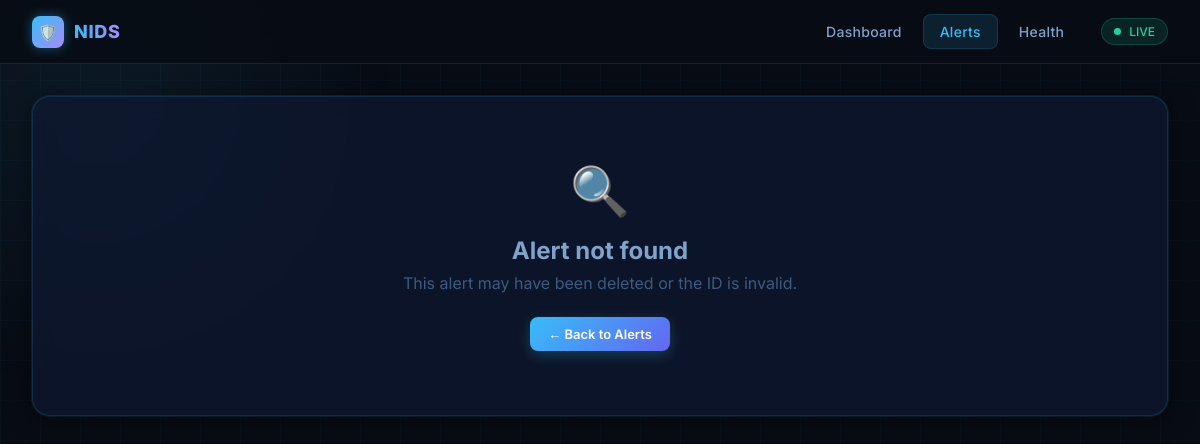
The page /details/105 on the database as committed earlier.
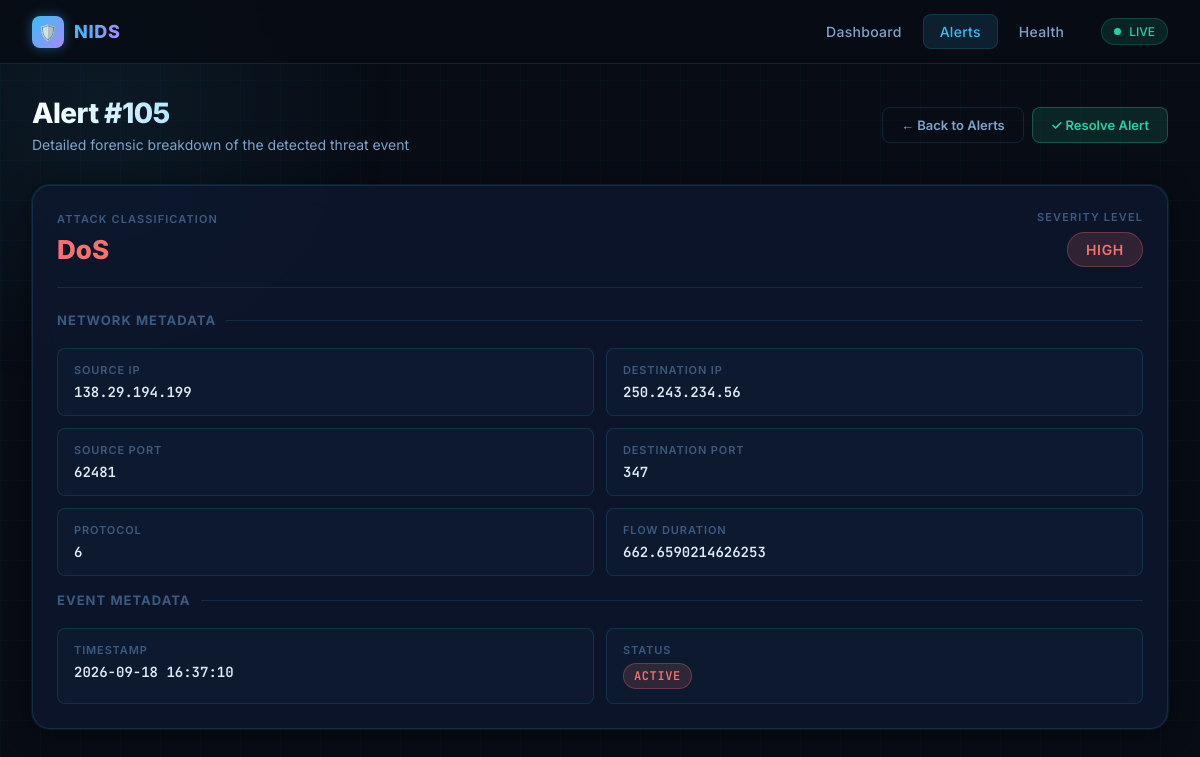
The same page on the database as committed later.
### tables this page shows
CREATE TABLE alerts(

        id INTEGER PRIMARY KEY AUTOINCREMENT,

        attack_type TEXT,

        prediction INTEGER,

        severity TEXT,

        src_ip TEXT,

        dst_ip TEXT,

        source_port INTEGER,

        destination_port INTEGER,

        protocol INTEGER,

        flow_duration REAL,

        status TEXT DEFAULT 'ACTIVE',

        timestamp DATETIME DEFAULT CURRENT_TIMESTAMP

    );

### routes/pages.py (the view)
@pages_bp.route("/details/<int:id>")
def details(id):
    conn = get_db()
    alert = conn.execute("""

    SELECT * FROM alerts
    WHERE id=?

    """, (id,)).fetchone()
    conn.close()
    return render_template("details.html", alert=alert)

### utils/db.py (called while the page is built)
def get_db():
    conn = sqlite3.connect(DATABASE)
    conn.row_factory = sqlite3.Row
    return conn

### templates/details.html (shortened to what this page needs)
<!DOCTYPE html>
<html lang="en">
<head>
  <link rel="stylesheet" href="/static/nids.css">
</head>
<body>
<nav class="nav">
  <a class="nav-brand" href="/dashboard">
    <div class="nav-brand-icon">🛡️</div>
    <span class="nav-brand-text">NIDS</span>
  </a>
  <a href="/dashboard">Dashboard</a>
  <a href="/alerts" class="active">Alerts</a>
  <a href="/health">Health</a>
  <div class="nav-status">
    <div class="nav-status-dot"></div>
    LIVE
  </div>
</nav>
<div class="page-wrapper">
  {% if alert %}
  <div class="page-header flex items-center justify-between">
    <div>
      <h1>Alert #{{ alert.id }}</h1>
      <p>Detailed forensic breakdown of the detected threat event</p>
    </div>
    <div class="flex gap-2">
      <a href="/alerts" class="btn btn-ghost">← Back to Alerts</a>
      {% if alert.status != 'RESOLVED' %}
      <button class="btn btn-resolve" id="resolve-btn" onclick="resolveAlert()">✓ Resolve Alert</button>
      {% else %}
      <span class="btn btn-ghost" style="cursor:default; opacity:0.5;">✓ Resolved</span>
      {% endif %}
    </div>
  </div>
  <div class="card mb-6">
    <div class="flex items-center justify-between mb-6" style="padding-bottom:20px; border-bottom:1px solid var(--border);">
      <div>
        <div class="card-label">Attack Classification</div>
        <div style="font-size:26px; font-weight:800; color:var(--red); margin-top:4px;">{{ alert.attack_type }}</div>
      </div>
      <div class="text-right">
        <div class="card-label">Severity Level</div>
        <div style="margin-top:6px;">
          <span class="badge {{ alert.severity }}" style="font-size:14px; padding:8px 18px;">
            {{ alert.severity }}
          </span>
        </div>
      </div>
    </div>
    <div class="section-title">Network Metadata</div>
    <div class="detail-grid">
      <div class="detail-item">
        <div class="detail-item-label">Source IP</div>
        <div class="detail-item-value">{{ alert.src_ip }}</div>
      </div>
      <div class="detail-item">
        <div class="detail-item-label">Destination IP</div>
        <div class="detail-item-value">{{ alert.dst_ip }}</div>
      </div>
      <div class="detail-item">
        <div class="detail-item-label">Source Port</div>
        <div class="detail-item-value">{{ alert.source_port }}</div>
      </div>
      <div class="detail-item">
        <div class="detail-item-label">Destination Port</div>
        <div class="detail-item-value">{{ alert.destination_port }}</div>
      </div>
      <div class="detail-item">
        <div class="detail-item-label">Protocol</div>
        <div class="detail-item-value">{{ alert.protocol }}</div>
      </div>
      <div class="detail-item">
        <div class="detail-item-label">Flow Duration</div>
        <div class="detail-item-value">{{ alert.flow_duration }}</div>
      </div>
    </div>
    <div class="section-title mt-4">Event Metadata</div>
    <div class="detail-grid">
      <div class="detail-item">
        <div class="detail-item-label">Timestamp</div>
        <div class="detail-item-value">{{ alert.timestamp }}</div>
      </div>
      <div class="detail-item">
        <div class="detail-item-label">Status</div>
        <div class="detail-item-value">
          <span class="badge {% if alert.status == 'RESOLVED' %}badge-resolved{% else %}badge-active{% endif %}">
            {{ alert.status }}
          </span>
        </div>
      </div>
    </div>
  </div>
  {% else %}
  <div class="card" style="text-align:center; padding:64px;">
    <div style="font-size:48px; margin-bottom:16px;">🔍</div>
    <h2 style="color:var(--text-secondary);">Alert not found</h2>
    <p style="color:var(--text-muted); margin-top:8px;">This alert may have been deleted or the ID is invalid.</p>
    <a href="/alerts" class="btn btn-primary" style="margin-top:24px; display:inline-flex;">← Back to Alerts</a>
  </div>
  {% endif %}
</div>
</body>
</html>

Rows that differ between the two databases and show on the page:
added alerts: id "105", attack_type "DoS", severity "HIGH", src_ip "138.29.194.199", dst_ip "250.243.234.56", source_port "62481", destination_port "347", protocol "6", flow_duration "662.6590214626253", timestamp "2026-09-18 16:37:10", status "ACTIVE"
Other text that changed with them:
text no longer shown: "🔍 Alert not found This alert may have been deleted or the ID is invalid."
text now shown: "Alert # Detailed forensic breakdown of the detected threat event ✓ Resolve Alert ATTACK CLASSIFICATION SEVERITY LEVEL NETWORK METADATA SOURCE IP DESTINATION IP SOURCE PORT DESTINATION PORT PROTOCOL FLOW DURATION EVENT METADATA TIMESTAMP STATUS"
